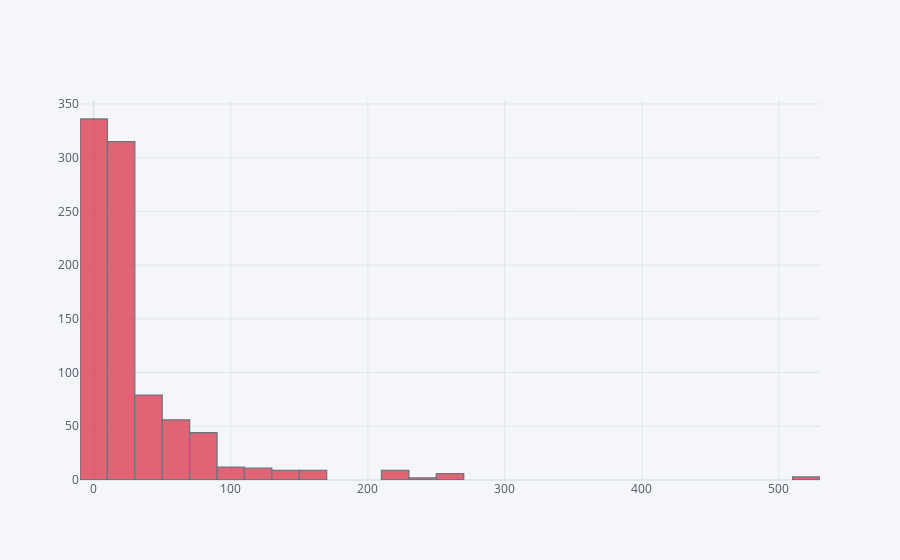

The notebook cell this image was saved under:
### Code cell
import cufflinks as cf
cf.go_offline()
train['Fare'].iplot(kind='hist', bins=30, color='red')
plt.show

### Figure 1 — Plotly figure (JSON) as saved in the notebook; plotly's stock layout.template omitted (floating-point values rounded to 4 significant figures; data arrays with more than 128 entries replaced by an {"elided": "..."} marker saying what was removed)
{"data": [{"histfunc": "count", "histnorm": "", "marker": {"color": "rgba(219, 64, 82, 1.0)", "line": {"color": "#4D5663", "width": 1.3}}, "name": "Fare", "nbinsx": 30, "opacity": 0.8, "orientation": "v", "type": "histogram", "x": {"elided": "891 float values"}}], "layout": {"autosize": true, "barmode": "overlay", "legend": {"bgcolor": "#F5F6F9", "font": {"color": "#4D5663"}}, "paper_bgcolor": "#F5F6F9", "plot_bgcolor": "#F5F6F9", "title": {"font": {"color": "#4D5663"}}, "xaxis": {"autorange": true, "gridcolor": "#E1E5ED", "range": [-10, 530], "showgrid": true, "tickfont": {"color": "#4D5663"}, "title": {"font": {"color": "#4D5663"}, "text": ""}, "type": "linear", "zerolinecolor": "#E1E5ED"}, "yaxis": {"autorange": true, "gridcolor": "#E1E5ED", "range": [0, 353.7], "showgrid": true, "tickfont": {"color": "#4D5663"}, "title": {"font": {"color": "#4D5663"}, "text": ""}, "zerolinecolor": "#E1E5ED"}}}
